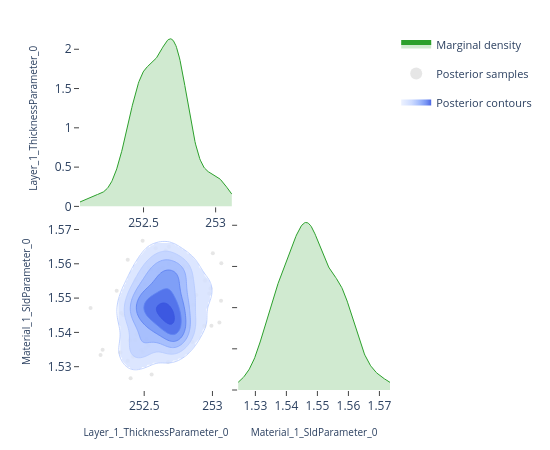

The cell this chart's notebook holds for it:
### Code cell
# ---- Pairwise focus: thickness vs SLD ---------------------------------------
# A 2-parameter corner plot zooms in on the joint posterior for a specific
# pair.  This is the same view the EasyReflectometryApp's "2D Heatmap"
# sub-tab uses to inspect parameter degeneracies.


params_of_interest = ['Layer_1_ThicknessParameter_0', 'Material_1_SldParameter_0']
idx = [posterior.param_names.index(p) for p in params_of_interest]
subset_draws = np.asarray(posterior.draws)[:, idx]

fig = plot_corner(subset_draws, params_of_interest)
fig.show()

### Figure 1 — Plotly figure (JSON) as saved in the notebook; plotly's stock layout.template omitted (floating-point values rounded to 4 significant figures; data arrays with more than 128 entries replaced by an {"elided": "..."} marker saying what was removed)
{"data": [{"fill": "tozeroy", "fillcolor": "rgba(44, 160, 44, 0.22)", "hoverinfo": "skip", "legendgroup": "marginal", "line": {"color": "rgb(44, 160, 44)", "width": 1}, "mode": "lines", "name": "Marginal density", "showlegend": true, "type": "scatter", "x": {"elided": "256 float values"}, "xaxis": "x", "y": {"elided": "256 float values"}, "yaxis": "y"}, {"hoverinfo": "skip", "legendgroup": "scatter", "marker": {"color": "rgba(140, 140, 140, 0.22)", "size": 4}, "mode": "markers", "name": "Posterior samples", "showlegend": true, "type": "scatter", "x": [252.9, 252.6, 252.5, 252.7, 252.7, 252.7, 252.7, 252.4, 252.7, 252.7, 252.5, 252.3, 252.2, 252.7, 252.5, 252.9, 252.6, 253.0, 252.8, 252.7, 252.6, 252.7, 252.3, 252.5, 252.6, 252.4, 252.6, 252.7, 252.7, 252.7, 252.7, 252.5, 252.7, 252.4, 252.5, 252.5, 252.7, 252.5, 252.8, 253.1, 252.7, 252.6, 252.5, 252.9, 252.6, 252.6, 252.8, 252.4, 252.5, 252.7, 252.5, 252.4, 252.8, 252.5, 252.5, 252.8, 252.4, 252.5, 252.6, 252.9, 252.4, 252.4, 252.5, 252.7, 253.0, 252.4, 252.8, 252.6, 252.7, 252.6, 252.4, 252.4, 252.6, 252.4, 252.6, 252.7, 252.5, 252.6, 252.6, 252.5, 252.6, 252.4, 252.5, 252.6, 252.7, 252.6, 252.8, 252.6, 252.5, 253.0, 252.9, 253.1, 252.7, 252.8, 252.2, 252.8, 252.3, 252.7, 252.5, 252.7, 252.5, 252.1, 252.7, 252.8, 253.1, 252.5, 252.6, 252.6, 252.8, 252.8, 252.7, 252.8, 252.7, 252.6, 252.5, 252.4, 252.3, 252.6, 253.0, 252.8], "xaxis": "x3", "y": [1.548, 1.553, 1.558, 1.531, 1.542, 1.535, 1.54, 1.533, 1.545, 1.565, 1.554, 1.546, 1.535, 1.557, 1.551, 1.555, 1.551, 1.551, 1.54, 1.541, 1.559, 1.539, 1.545, 1.545, 1.545, 1.538, 1.546, 1.558, 1.54, 1.537, 1.562, 1.546, 1.555, 1.561, 1.546, 1.535, 1.56, 1.547, 1.555, 1.549, 1.546, 1.553, 1.558, 1.542, 1.528, 1.54, 1.542, 1.538, 1.549, 1.557, 1.558, 1.571, 1.559, 1.543, 1.538, 1.545, 1.55, 1.536, 1.547, 1.551, 1.527, 1.532, 1.536, 1.564, 1.563, 1.548, 1.536, 1.544, 1.54, 1.544, 1.552, 1.539, 1.547, 1.547, 1.547, 1.542, 1.571, 1.55, 1.559, 1.567, 1.547, 1.555, 1.548, 1.565, 1.551, 1.558, 1.55, 1.542, 1.549, 1.542, 1.537, 1.56, 1.545, 1.54, 1.533, 1.559, 1.534, 1.547, 1.559, 1.549, 1.535, 1.547, 1.536, 1.559, 1.543, 1.553, 1.556, 1.543, 1.555, 1.548, 1.544, 1.542, 1.555, 1.549, 1.534, 1.545, 1.552, 1.549, 1.553, 1.556], "yaxis": "y3", "zorder": 0}, {"colorscale": [[0.0, "rgba(224, 233, 255, 0.62)"], [0.35, "rgba(183, 203, 255, 0.70)"], [0.6, "rgba(138, 169, 252, 0.78)"], [0.82, "rgba(96, 131, 242, 0.84)"], [1.0, "rgba(58, 86, 224, 0.90)"]], "connectgaps": false, "contours": {"coloring": "fill", "end": 77.15, "showlabels": false, "showlines": false, "size": 12.18, "start": 16.24}, "hoverinfo": "skip", "legendgroup": "contour", "name": "Posterior contours", "showlegend": true, "showscale": false, "type": "contour", "x": [252.1, 252.1, 252.1, 252.1, 252.1, 252.1, 252.1, 252.2, 252.2, 252.2, 252.2, 252.2, 252.2, 252.2, 252.2, 252.3, 252.3, 252.3, 252.3, 252.3, 252.3, 252.3, 252.4, 252.4, 252.4, 252.4, 252.4, 252.4, 252.4, 252.4, 252.5, 252.5, 252.5, 252.5, 252.5, 252.5, 252.5, 252.6, 252.6, 252.6, 252.6, 252.6, 252.6, 252.6, 252.6, 252.7, 252.7, 252.7, 252.7, 252.7, 252.7, 252.7, 252.8, 252.8, 252.8, 252.8, 252.8, 252.8, 252.8, 252.8, 252.9, 252.9, 252.9, 252.9, 252.9, 252.9, 252.9, 253.0, 253.0, 253.0, 253.0, 253.0, 253.0, 253.0, 253.0, 253.1, 253.1, 253.1, 253.1, 253.1], "xaxis": "x3", "y": [1.524, 1.525, 1.526, 1.526, 1.527, 1.528, 1.528, 1.529, 1.529, 1.53, 1.531, 1.531, 1.532, 1.532, 1.533, 1.534, 1.534, 1.535, 1.536, 1.536, 1.537, 1.537, 1.538, 1.539, 1.539, 1.54, 1.541, 1.541, 1.542, 1.542, 1.543, 1.544, 1.544, 1.545, 1.546, 1.546, 1.547, 1.547, 1.548, 1.549, 1.549, 1.55, 1.55, 1.551, 1.552, 1.552, 1.553, 1.554, 1.554, 1.555, 1.555, 1.556, 1.557, 1.557, 1.558, 1.559, 1.559, 1.56, 1.56, 1.561, 1.562, 1.562, 1.563, 1.563, 1.564, 1.565, 1.565, 1.566, 1.567, 1.567, 1.568, 1.568, 1.569, 1.57, 1.57, 1.571, 1.572, 1.572, 1.573, 1.573], "yaxis": "y3", "z": {"elided": "80x80 float values"}, "zmax": 77.15, "zmin": 16.24, "zorder": 1}, {"colorscale": [[0.0, "rgba(183, 203, 255, 0.94)"], [0.35, "rgba(183, 203, 255, 0.94)"], [0.35, "rgba(138, 169, 252, 0.95)"], [0.6, "rgba(138, 169, 252, 0.95)"], [0.6, "rgba(96, 131, 242, 0.96)"], [0.82, "rgba(96, 131, 242, 0.96)"], [0.82, "rgba(58, 86, 224, 0.98)"], [1.0, "rgba(58, 86, 224, 0.98)"]], "contours": {"coloring": "lines", "end": 77.15, "showlabels": false, "size": 12.18, "start": 16.24}, "hoverinfo": "skip", "legendgroup": "contour", "line": {"width": 0.9}, "showlegend": false, "showscale": false, "type": "contour", "x": [252.1, 252.1, 252.1, 252.1, 252.1, 252.1, 252.1, 252.2, 252.2, 252.2, 252.2, 252.2, 252.2, 252.2, 252.2, 252.3, 252.3, 252.3, 252.3, 252.3, 252.3, 252.3, 252.4, 252.4, 252.4, 252.4, 252.4, 252.4, 252.4, 252.4, 252.5, 252.5, 252.5, 252.5, 252.5, 252.5, 252.5, 252.6, 252.6, 252.6, 252.6, 252.6, 252.6, 252.6, 252.6, 252.7, 252.7, 252.7, 252.7, 252.7, 252.7, 252.7, 252.8, 252.8, 252.8, 252.8, 252.8, 252.8, 252.8, 252.8, 252.9, 252.9, 252.9, 252.9, 252.9, 252.9, 252.9, 253.0, 253.0, 253.0, 253.0, 253.0, 253.0, 253.0, 253.0, 253.1, 253.1, 253.1, 253.1, 253.1], "xaxis": "x3", "y": [1.524, 1.525, 1.526, 1.526, 1.527, 1.528, 1.528, 1.529, 1.529, 1.53, 1.531, 1.531, 1.532, 1.532, 1.533, 1.534, 1.534, 1.535, 1.536, 1.536, 1.537, 1.537, 1.538, 1.539, 1.539, 1.54, 1.541, 1.541, 1.542, 1.542, 1.543, 1.544, 1.544, 1.545, 1.546, 1.546, 1.547, 1.547, 1.548, 1.549, 1.549, 1.55, 1.55, 1.551, 1.552, 1.552, 1.553, 1.554, 1.554, 1.555, 1.555, 1.556, 1.557, 1.557, 1.558, 1.559, 1.559, 1.56, 1.56, 1.561, 1.562, 1.562, 1.563, 1.563, 1.564, 1.565, 1.565, 1.566, 1.567, 1.567, 1.568, 1.568, 1.569, 1.57, 1.57, 1.571, 1.572, 1.572, 1.573, 1.573], "yaxis": "y3", "z": {"elided": "80x80 float values"}, "zmax": 77.15, "zmin": 16.24, "zorder": 2}, {"fill": "tozeroy", "fillcolor": "rgba(44, 160, 44, 0.22)", "hoverinfo": "skip", "legendgroup": "marginal", "line": {"color": "rgb(44, 160, 44)", "width": 1}, "mode": "lines", "name": "Marginal density", "showlegend": false, "type": "scatter", "x": {"elided": "256 float values"}, "xaxis": "x4", "y": {"elided": "256 float values"}, "yaxis": "y4"}], "layout": {"height": 450, "legend": {"font": {"size": 11}, "itemsizing": "constant", "orientation": "v", "x": 1.02, "xanchor": "left", "y": 1.0, "yanchor": "top"}, "margin": {"b": 60, "l": 80, "r": 160, "t": 30}, "plot_bgcolor": "white", "showlegend": true, "width": 550, "xaxis": {"anchor": "y", "domain": [0.0, 0.49], "showgrid": false, "ticks": "outside", "zeroline": false}, "xaxis2": {"anchor": "y2", "domain": [0.51, 1.0], "showgrid": false, "ticks": "outside", "visible": false, "zeroline": false}, "xaxis3": {"anchor": "y3", "domain": [0.0, 0.49], "showgrid": false, "ticks": "outside", "title": {"font": {"size": 10}, "text": "Layer_1_ThicknessParameter_0"}, "zeroline": false}, "xaxis4": {"anchor": "y4", "domain": [0.51, 1.0], "showgrid": false, "ticks": "outside", "title": {"font": {"size": 10}, "text": "Material_1_SldParameter_0"}, "zeroline": false}, "yaxis": {"anchor": "x", "domain": [0.51, 1.0], "showgrid": false, "ticks": "outside", "title": {"font": {"size": 10}, "text": "Layer_1_ThicknessParameter_0"}, "zeroline": false}, "yaxis2": {"anchor": "x2", "domain": [0.51, 1.0], "showgrid": false, "ticks": "outside", "visible": false, "zeroline": false}, "yaxis3": {"anchor": "x3", "domain": [0.0, 0.49], "showgrid": false, "ticks": "outside", "title": {"font": {"size": 10}, "text": "Material_1_SldParameter_0"}, "zeroline": false}, "yaxis4": {"anchor": "x4", "domain": [0.0, 0.49], "showgrid": false, "showticklabels": false, "ticks": "outside", "zeroline": false}}}
